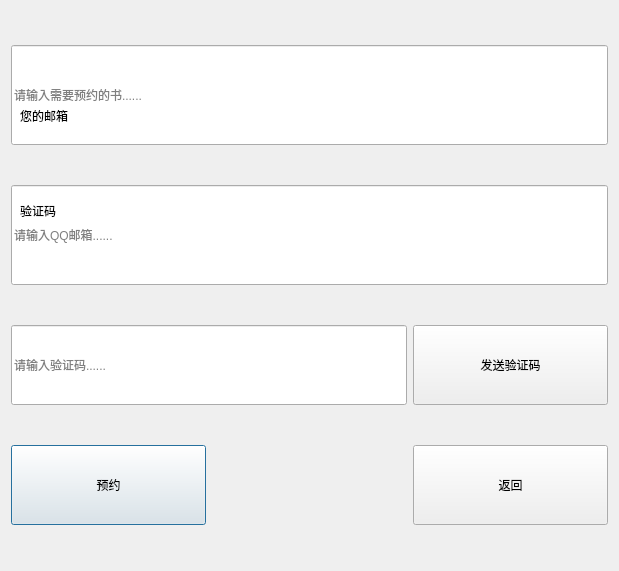
<?xml version="1.0" encoding="UTF-8"?>
<ui version="4.0">
 <class>reservation</class>
 <widget class="QDialog" name="reservation">
  <property name="geometry">
   <rect>
    <x>0</x>
    <y>0</y>
    <width>619</width>
    <height>571</height>
   </rect>
  </property>
  <property name="windowTitle">
   <string>预约</string>
  </property>
  <property name="styleSheet">
   <string notr="true">background-image: url(:/new/prefix1/background.png);</string>
  </property>
  <layout class="QGridLayout" name="gridLayout">
   <item row="2" column="0" colspan="2">
    <widget class="QLineEdit" name="email">
     <property name="minimumSize">
      <size>
       <width>350</width>
       <height>80</height>
      </size>
     </property>
     <property name="placeholderText">
      <string>请输入验证码......</string>
     </property>
    </widget>
   </item>
   <item row="0" column="0" colspan="3">
    <widget class="QLineEdit" name="bookname">
     <property name="minimumSize">
      <size>
       <width>480</width>
       <height>100</height>
      </size>
     </property>
     <property name="placeholderText">
      <string>请输入需要预约的书......</string>
     </property>
    </widget>
   </item>
   <item row="1" column="0" colspan="3">
    <widget class="QLineEdit" name="qqmail">
     <property name="minimumSize">
      <size>
       <width>480</width>
       <height>100</height>
      </size>
     </property>
     <property name="placeholderText">
      <string>请输入QQ邮箱......</string>
     </property>
    </widget>
   </item>
   <item row="3" column="0">
    <widget class="QPushButton" name="reservationButton">
     <property name="minimumSize">
      <size>
       <width>120</width>
       <height>80</height>
      </size>
     </property>
     <property name="text">
      <string>预约</string>
     </property>
    </widget>
   </item>
   <item row="3" column="2">
    <widget class="QPushButton" name="backButton_2">
     <property name="minimumSize">
      <size>
       <width>120</width>
       <height>80</height>
      </size>
     </property>
     <property name="text">
      <string>返回</string>
     </property>
    </widget>
   </item>
   <item row="2" column="2">
    <widget class="QPushButton" name="send">
     <property name="minimumSize">
      <size>
       <width>140</width>
       <height>80</height>
      </size>
     </property>
     <property name="text">
      <string>发送验证码</string>
     </property>
    </widget>
   </item>
  </layout>
  <widget class="QLabel" name="label_4">
   <property name="geometry">
    <rect>
     <x>20</x>
     <y>200</y>
     <width>91</width>
     <height>21</height>
    </rect>
   </property>
   <property name="text">
    <string>验证码</string>
   </property>
  </widget>
  <widget class="QLabel" name="label_3">
   <property name="geometry">
    <rect>
     <x>20</x>
     <y>100</y>
     <width>91</width>
     <height>31</height>
    </rect>
   </property>
   <property name="text">
    <string>您的邮箱</string>
   </property>
  </widget>
 </widget>
 <resources/>
 <connections/>
</ui>
